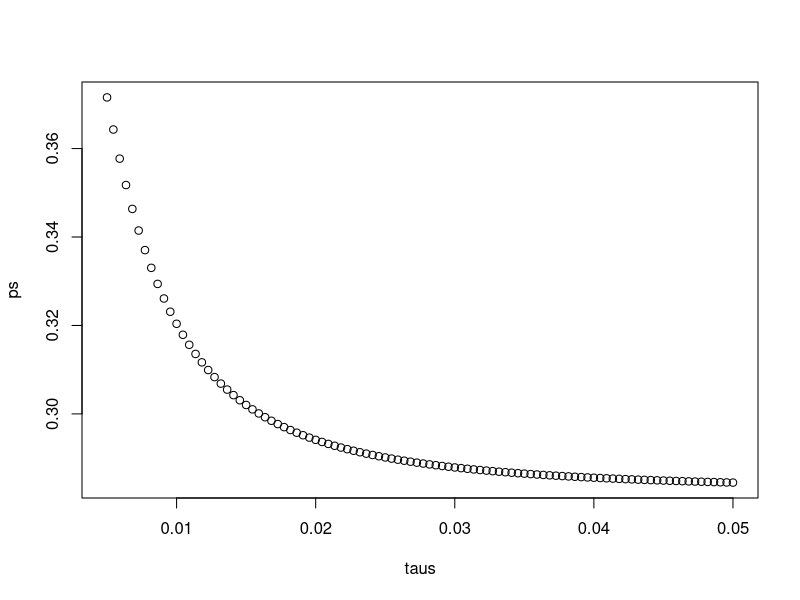
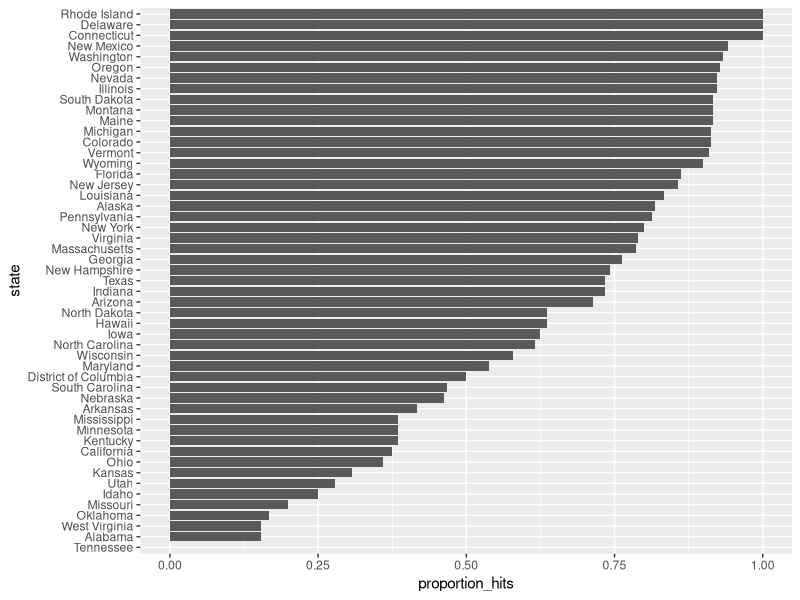
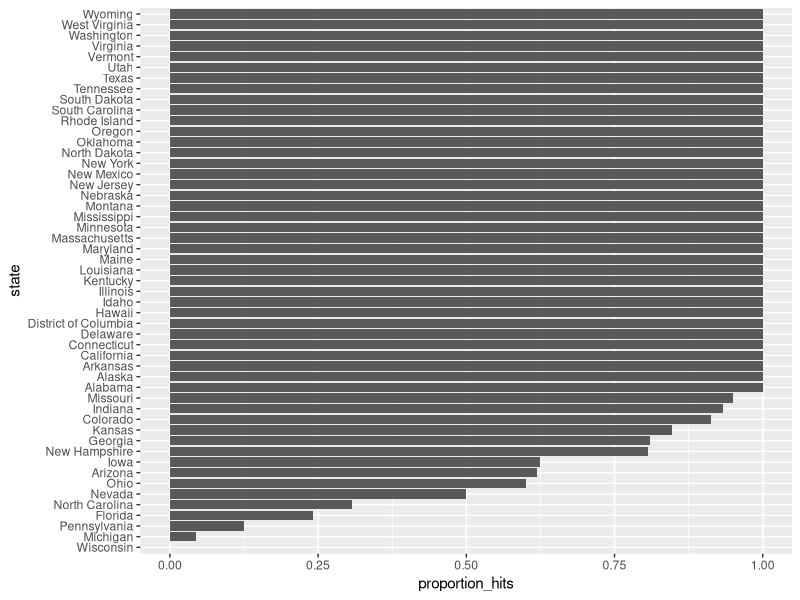
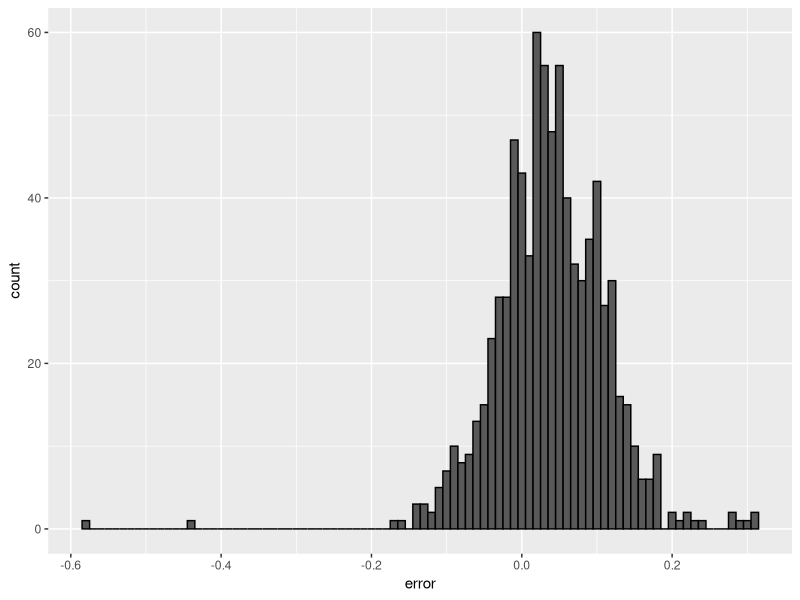

These charts were generated, in order, by the following R code: (Note: this script raises an error after producing the figures.)
## ---- chunk 1
prev <- 0.00025
N <- 100000
outcome <- sample(c("Disease","Healthy"), N, replace = TRUE, 
                  prob = c(prev, 1 - prev))
## ---- chunk 2
N_D <- sum(outcome == "Disease")
N_D
N_H <- sum(outcome == "Healthy")
N_H
## ---- chunk 3
accuracy <- 0.99
test <- vector("character", N)
test[outcome == "Disease"]  <- sample(c("+", "-"), N_D, replace = TRUE, 
                                    prob = c(accuracy, 1 - accuracy))
test[outcome == "Healthy"]  <- sample(c("-", "+"), N_H, replace = TRUE, 
                                    prob = c(accuracy, 1 - accuracy))
## ---- chunk 4
table(outcome, test)
## ---- chunk 5
1/8500 * 1/100
## ---- chunk 6
0.5*1/1000000 / (1/8500 * 1/100)
## ---- chunk 7
library(tidyverse)
library(dslabs)
data(polls_us_election_2016)
polls <- polls_us_election_2016 %>% 
  filter(state == "Florida" & enddate >= "2016-11-04" ) %>% 
  mutate(spread = rawpoll_clinton/100 - rawpoll_trump/100)
## ---- chunk 8
results <- polls %>% summarize(avg = mean(spread),  se = sd(spread)/sqrt(n()))
## ---- chunk 9
mu <- 0
tau <- 0.01
sigma <- results$se
Y <- results$avg
B <- sigma^2 / (sigma^2 + tau^2)
B*mu + (1-B)*Y
## ---- chunk 10
sqrt( 1/ (1/sigma^2 + 1/tau^2))
## ---- chunk 11
B*mu + (1-B)*Y + c(-1,1)*qnorm(0.975)*sqrt( 1/ (1/sigma^2 + 1/tau^2))
## ---- chunk 12
pnorm(0, B*mu + (1-B)*Y, sqrt( 1/ (1/sigma^2 + 1/tau^2)))
## ---- chunk 13
mu <- 0
taus <- seq(0.005, 0.05, len = 100)
sigma <- results$se
Y <- results$avg
ps <- sapply(taus, function(tau){
  B <- sigma^2 / (sigma^2 + tau^2)
  pnorm(0, B*mu + (1-B)*Y, sqrt( 1/ (1/sigma^2 + 1/tau^2)))
})
plot(taus, ps)
## ---- chunk 14
library(tidyverse)
library(dslabs)
polls <- polls_us_election_2016 %>% 
  filter(state == "U.S." & enddate >= "2016-10-31" &
           (grade %in% c("A+","A","A-","B+") | is.na(grade))) %>% 
  mutate(spread = rawpoll_clinton/100 - rawpoll_trump/100)

one_poll_per_pollster <- polls %>% group_by(pollster) %>% 
  filter(enddate == max(enddate)) %>%
  ungroup()

results <- one_poll_per_pollster %>% 
  summarize(avg = mean(spread), se = sd(spread)/sqrt(length(spread))) %>% 
  mutate(start = avg - 1.96*se, end = avg + 1.96*se)
## ---- chunk 15
mu <- 0
tau <- 0.035
sigma <- results$se
Y <- results$avg
B <- sigma^2 / (sigma^2 + tau^2)

posterior_mean <- B*mu + (1-B)*Y
posterior_se <- sqrt( 1/ (1/sigma^2 + 1/tau^2))

posterior_mean
posterior_se
## ---- chunk 16
posterior_mean + c(-1.96, 1.96)*posterior_se
## ---- chunk 17
1 - pnorm(0, posterior_mean, posterior_se)
## ---- chunk 18
set.seed(3)
J <- 6
N <- 2000
d <- .021
p <- (d + 1)/2
X <- d + rnorm(J, 0, 2 * sqrt(p * (1 - p) / N))
## ---- chunk 19
I <- 5
J <- 6
N <- 2000
X <- sapply(1:I, function(i){
  d + rnorm(J, 0, 2 * sqrt(p * (1 - p) / N))
})
## ---- chunk 20
I <- 5
J <- 6
N <- 2000
d <- .021
p <- (d + 1) / 2
h <- rnorm(I, 0, 0.025)
X <- sapply(1:I, function(i){
  d + h[i] + rnorm(J, 0, 2 * sqrt(p * (1 - p) / N))
})
## ---- chunk 21
sd(one_poll_per_pollster$spread)
## ---- chunk 22
mu <- 0
tau <- 0.035
sigma <- sqrt(results$se^2 + .025^2)
Y <- results$avg
B <- sigma^2 / (sigma^2 + tau^2)

posterior_mean <- B*mu + (1-B)*Y
posterior_se <- sqrt( 1/ (1/sigma^2 + 1/tau^2))

1 - pnorm(0, posterior_mean, posterior_se)
## ---- chunk 23
results_us_election_2016 %>% top_n(5, electoral_votes)
## ---- chunk 24
results <- polls_us_election_2016 %>%
  filter(state!="U.S." & 
           !str_detect(state, "CD") & 
           enddate >="2016-10-31" & 
           (grade %in% c("A+","A","A-","B+") | is.na(grade))) %>%
  mutate(spread = rawpoll_clinton/100 - rawpoll_trump/100) %>%
  group_by(state) %>%
  summarize(avg = mean(spread), sd = sd(spread), n = n()) %>%
  mutate(state = as.character(state))
## ---- chunk 25
results %>% arrange(abs(avg))
## ---- chunk 26
results <- left_join(results, results_us_election_2016, by = "state")
## ---- chunk 27
results_us_election_2016 %>% filter(!state %in% results$state) %>% 
  pull(state)
## ---- chunk 28
results <- results %>%
  mutate(sd = ifelse(is.na(sd), median(results$sd, na.rm = TRUE), sd))
## ---- chunk 29
#> # A tibble: 47 x 12
#>   state     avg      sd     n electoral_votes clinton trump others
#>   <chr>   <dbl>   <dbl> <int>           <int>   <dbl> <dbl>  <dbl>
#> 1 Alab… -0.149  2.53e-2     3               9    34.4  62.1    3.6
#> 2 Ariz… -0.0326 2.70e-2     9              11    45.1  48.7    6.2
#> 3 Arka… -0.151  9.90e-4     2               6    33.7  60.6    5.8
#> 4 Cali…  0.260  3.87e-2     5              55    61.7  31.6    6.7
#> 5 Colo…  0.0452 2.95e-2     7               9    48.2  43.3    8.6
#> # … with 42 more rows, and 4 more variables: sigma <dbl>, B <dbl>,
#> #   posterior_mean <dbl>, posterior_se <dbl>
## ---- chunk 30
B <- 10000
mu <- 0
tau <- 0.02
clinton_EV <- replicate(B, {
  results %>% mutate(sigma = sd/sqrt(n), 
                   B = sigma^2 / (sigma^2 + tau^2),
                   posterior_mean = B * mu + (1 - B) * avg,
                   posterior_se = sqrt(1 / (1/sigma^2 + 1/tau^2)),
                   result = rnorm(length(posterior_mean), 
                                  posterior_mean, posterior_se),
                   clinton = ifelse(result > 0, electoral_votes, 0)) %>% 
    summarize(clinton = sum(clinton)) %>% 
    pull(clinton) + 7
})

mean(clinton_EV > 269)
## ---- chunk 31
tau <- 0.02
bias_sd <- 0.03
clinton_EV_2 <- replicate(1000, {
  results %>% mutate(sigma = sqrt(sd^2/n  + bias_sd^2),  
                   B = sigma^2 / (sigma^2 + tau^2),
                   posterior_mean = B*mu + (1-B)*avg,
                   posterior_se = sqrt( 1/ (1/sigma^2 + 1/tau^2)),
                   result = rnorm(length(posterior_mean), 
                                  posterior_mean, posterior_se),
                   clinton = ifelse(result>0, electoral_votes, 0)) %>% 
    summarize(clinton = sum(clinton) + 7) %>% 
    pull(clinton)
})
mean(clinton_EV_2 > 269)
## ---- chunk 32
one_pollster <- polls_us_election_2016 %>% 
  filter(pollster == "Ipsos" & state == "U.S.") %>% 
  mutate(spread = rawpoll_clinton/100 - rawpoll_trump/100)
## ---- chunk 33
se <- one_pollster %>% 
  summarize(empirical = sd(spread), 
            theoretical = 2 * sqrt(mean(spread) * (1 - mean(spread)) /
                                     min(samplesize)))
se
## ---- chunk 34
library(tidyverse)
library(dslabs)
data("polls_us_election_2016")
polls <- polls_us_election_2016 %>% 
  filter(state != "U.S." & enddate >= "2016-10-31") %>% 
  mutate(spread = rawpoll_clinton/100 - rawpoll_trump/100)
## ---- chunk 35
cis <- polls %>% mutate(X_hat = (spread+1)/2, se = 2*sqrt(X_hat*(1-X_hat)/samplesize), 
                 lower = spread - qnorm(0.975)*se, upper = spread + qnorm(0.975)*se) %>%
  select(state, startdate, enddate, pollster, grade, spread, lower, upper)
## ---- chunk 36
add <- results_us_election_2016 %>% 
  mutate(actual_spread = clinton/100 - trump/100) %>% 
  select(state, actual_spread)
cis <- cis %>% 
  mutate(state = as.character(state)) %>% 
  left_join(add, by = "state")
## ---- chunk 37
cis %>% mutate(hit = lower <= actual_spread & upper >= actual_spread) %>% summarize(proportion_hits = mean(hit))
## ---- chunk 38
cis %>% mutate(hit = lower <= actual_spread & upper >= actual_spread) %>% 
  group_by(pollster) %>%
  filter(n() >=  5) %>%
  summarize(proportion_hits = mean(hit), n = n(), grade = grade[1]) %>%
  arrange(desc(proportion_hits)) 
## ---- chunk 39
cis %>% mutate(hit = lower <= actual_spread & upper >= actual_spread) %>% 
  group_by(state) %>%
  filter(n() >=  5) %>%
  summarize(proportion_hits = mean(hit), n = n()) %>%
  arrange(desc(proportion_hits)) 
## ---- chunk 40
cis %>% mutate(hit = lower <= actual_spread & upper >= actual_spread) %>% 
  group_by(state) %>%
  filter(n() >=  5) %>%
  summarize(proportion_hits = mean(hit), n = n()) %>%
  mutate(state = reorder(state, proportion_hits)) %>%
  ggplot(aes(state, proportion_hits)) + 
  geom_bar(stat = "identity") +
 coord_flip()
## ---- chunk 41
resids <- cis %>% mutate(error = spread - actual_spread, hit = sign(spread) == sign(actual_spread))
## ---- chunk 42
resids %>%  group_by(state) %>%
  filter(n() >=  5) %>%
  summarize(proportion_hits = mean(hit), n = n()) %>%
  mutate(state = reorder(state, proportion_hits)) %>%
  ggplot(aes(state, proportion_hits)) + 
  geom_bar(stat = "identity") +
 coord_flip()
## ---- chunk 43
resids %>% ggplot(aes(error)) + geom_histogram(binwidth = 0.01, color = "black")
errors %>% summarize(median = median(error))
## ---- chunk 44
resids %>% filter(grade %in% c("A+","A","A-","B+") | is.na(grade)) %>% mutate(state = reorder(state, error)) %>% ggplot(aes(state, error)) + theme(axis.text.x = element_text(angle = 90, hjust = 1)) + geom_boxplot() + geom_point()
## ---- chunk 45
resids %>% filter(grade %in% c("A+","A","A-","B+") | is.na(grade)) %>% group_by(state) %>% filter(n() >= 5) %>% ungroup() %>% mutate(state = reorder(state, error)) %>% ggplot(aes(state, error)) + theme(axis.text.x = element_text(angle = 90, hjust = 1)) + geom_boxplot() + geom_point()
## ---- chunk 46
one_poll_per_pollster %>%
  ggplot(aes(sample=spread)) + stat_qq()
## ---- chunk 47
z <- qt(0.975,  nrow(one_poll_per_pollster)-1)
one_poll_per_pollster %>% 
  summarize(avg = mean(spread), moe = z*sd(spread)/sqrt(length(spread))) %>% 
  mutate(start = avg - moe, end = avg + moe) 
## ---- chunk 48
qt(0.975, 14)
## ---- chunk 49
qnorm(0.975)
## ---- chunk 50
data("polls_us_election_2016")
polls_us_election_2016 %>%
  filter(state =="Wisconsin" &
           enddate >="2016-10-31" & 
           (grade %in% c("A+","A","A-","B+") | is.na(grade))) %>%
  mutate(spread = rawpoll_clinton/100 - rawpoll_trump/100) %>%
  mutate(state = as.character(state)) %>%
  left_join(results_us_election_2016, by = "state") %>%
  mutate(actual = clinton/100 - trump/100) %>%
  summarize(actual = first(actual), avg = mean(spread), 
            sd = sd(spread), n = n()) %>%
  select(actual, avg, sd, n)
